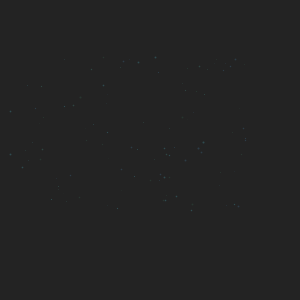
Frame 1 (no input)
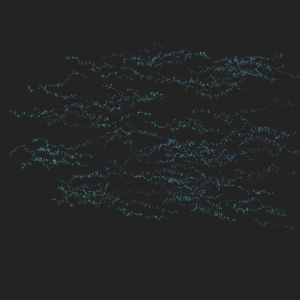
Frame 60 (the mouse pressed at the canvas centre just before this capture)
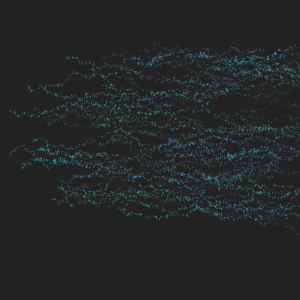
Frame 120 (the mouse held since frame 60 and released just before this capture)

The Processing sketch that drew these frames (run headless with seeded random() and noise(); from frame 60 on, the mouse is pressed at the canvas centre):

// Processing sketch: processing_40782
// ── processing_40782.pde

//Lecture 7_1
//Using point to move across the screen in a random path

int num =100;
//declaring myPoint and color option
Point[] myPoint = new Point[num];
color[] myColors = new color[5];

void setup() {
  size(300, 300);
  background(35);
  //explicitly add colors to the myColors array
  myColors[0] = color(83, 210, 232, random(20, 80));
  myColors[1] = color(91, 188, 255, random(40, 50));
  myColors[2] = color(104, 255, 236, random(30, 40));
  myColors[3] = color(83, 232, 171, random(20, 40));
  myColors[4] = color(91, 255, 142);

  // seed the array with initialized point object
  for (int i=0; i < myPoint.length; i++) { 
    myPoint[i] = new Point();
  }
}

void draw () {

  // iterate through the point array and update and draw the objects
  for (int i=0; i< myPoint.length; i++) {
    myPoint[i].update();
    myPoint[i].draw();
  }
}

class Point {
  color col = myColors[floor(random(0, 4))];

  float xpos = random(5, 270);
  float ypos = random(60, 230);

  //point constructor is empty
  Point() {
  }

  void update() {
    xpos = xpos + random (-2, 2);
    ypos = ypos + random (-2, 2);
    if (xpos < 150);
    if (ypos < height);
    xpos = xpos +2;
    ypos = ypos -2;
    if (xpos > width/2);
    xpos = xpos - random(1, 1.1);
    ypos = ypos +2;
  }

  void draw() {
    stroke (col);

    strokeWeight (random (.5, 2));
    point(.3 * PI * xpos, .3 * PI * ypos);
  }
}
